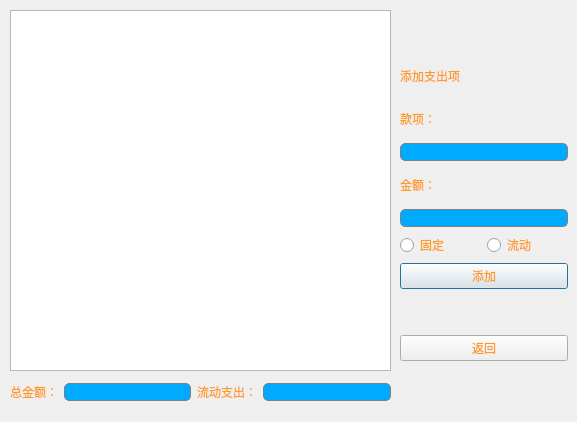
<?xml version="1.0" encoding="UTF-8"?>
<ui version="4.0">
 <class>finance</class>
 <widget class="QDialog" name="finance">
  <property name="geometry">
   <rect>
    <x>0</x>
    <y>0</y>
    <width>577</width>
    <height>422</height>
   </rect>
  </property>
  <property name="minimumSize">
   <size>
    <width>577</width>
    <height>422</height>
   </size>
  </property>
  <property name="maximumSize">
   <size>
    <width>577</width>
    <height>422</height>
   </size>
  </property>
  <property name="windowTitle">
   <string>Dialog</string>
  </property>
  <property name="styleSheet">
   <string notr="true">color: rgb(255, 154, 38);
background-image: url(:/resource/photo/Resource/2.jpg);
</string>
  </property>
  <widget class="QLabel" name="label_2">
   <property name="geometry">
    <rect>
     <x>400</x>
     <y>60</y>
     <width>111</width>
     <height>31</height>
    </rect>
   </property>
   <property name="layoutDirection">
    <enum>Qt::LeftToRight</enum>
   </property>
   <property name="styleSheet">
    <string notr="true">font: 14pt &quot;楷体&quot;;</string>
   </property>
   <property name="text">
    <string>添加支出项</string>
   </property>
  </widget>
  <widget class="QTableView" name="tableView">
   <property name="geometry">
    <rect>
     <x>10</x>
     <y>10</y>
     <width>381</width>
     <height>361</height>
    </rect>
   </property>
  </widget>
  <widget class="QWidget" name="layoutWidget">
   <property name="geometry">
    <rect>
     <x>400</x>
     <y>100</y>
     <width>168</width>
     <height>261</height>
    </rect>
   </property>
   <layout class="QVBoxLayout" name="verticalLayout">
    <item>
     <widget class="QLabel" name="label">
      <property name="styleSheet">
       <string notr="true">font: 12pt &quot;仿宋&quot;;</string>
      </property>
      <property name="text">
       <string>款项：</string>
      </property>
     </widget>
    </item>
    <item>
     <widget class="QLineEdit" name="lineEdit_name">
      <property name="styleSheet">
       <string notr="true">border: 1px solid gray;border-radius:5px; 
padding: 0px 10px 0px 10px;
font: 12pt &quot;仿宋&quot;;
background:rgb(0, 170, 255);
selection-background-color: darkgray;
</string>
      </property>
     </widget>
    </item>
    <item>
     <widget class="QLabel" name="label_5">
      <property name="styleSheet">
       <string notr="true">font: 12pt &quot;仿宋&quot;;</string>
      </property>
      <property name="text">
       <string>金额：</string>
      </property>
     </widget>
    </item>
    <item>
     <widget class="QLineEdit" name="lineEdit_numer">
      <property name="styleSheet">
       <string notr="true">border: 1px solid gray;border-radius:5px; 
padding: 0px 10px 0px 10px;
font: 12pt &quot;仿宋&quot;;
background:rgb(0, 170, 255);
selection-background-color: darkgray;
</string>
      </property>
     </widget>
    </item>
    <item>
     <layout class="QHBoxLayout" name="horizontalLayout">
      <item>
       <widget class="QRadioButton" name="radioButton_station">
        <property name="styleSheet">
         <string notr="true">font: 12pt &quot;仿宋&quot;;</string>
        </property>
        <property name="text">
         <string>固定</string>
        </property>
       </widget>
      </item>
      <item>
       <widget class="QRadioButton" name="radioButton_positive">
        <property name="styleSheet">
         <string notr="true">font: 12pt &quot;仿宋&quot;;</string>
        </property>
        <property name="text">
         <string>流动</string>
        </property>
       </widget>
      </item>
     </layout>
    </item>
    <item>
     <widget class="QPushButton" name="pushButton_add">
      <property name="styleSheet">
       <string notr="true">font: 12pt &quot;仿宋&quot;;</string>
      </property>
      <property name="text">
       <string>添加</string>
      </property>
     </widget>
    </item>
    <item>
     <spacer name="verticalSpacer">
      <property name="orientation">
       <enum>Qt::Vertical</enum>
      </property>
      <property name="sizeType">
       <enum>QSizePolicy::Fixed</enum>
      </property>
      <property name="sizeHint" stdset="0">
       <size>
        <width>20</width>
        <height>40</height>
       </size>
      </property>
     </spacer>
    </item>
    <item>
     <widget class="QPushButton" name="pushButton_back">
      <property name="styleSheet">
       <string notr="true">font: 12pt &quot;仿宋&quot;;</string>
      </property>
      <property name="text">
       <string>返回</string>
      </property>
     </widget>
    </item>
   </layout>
  </widget>
  <widget class="QWidget" name="">
   <property name="geometry">
    <rect>
     <x>10</x>
     <y>380</y>
     <width>381</width>
     <height>24</height>
    </rect>
   </property>
   <layout class="QHBoxLayout" name="horizontalLayout_4">
    <item>
     <layout class="QHBoxLayout" name="horizontalLayout_2">
      <item>
       <widget class="QLabel" name="label_3">
        <property name="styleSheet">
         <string notr="true">font: 12pt &quot;仿宋&quot;;</string>
        </property>
        <property name="text">
         <string>总金额：</string>
        </property>
       </widget>
      </item>
      <item>
       <widget class="QLineEdit" name="lineEdit_sum">
        <property name="styleSheet">
         <string notr="true">border: 1px solid gray;border-radius:5px; 
padding: 0px 10px 0px 10px;
font: 12pt &quot;仿宋&quot;;
background:rgb(0, 170, 255);
selection-background-color: darkgray;
</string>
        </property>
        <property name="readOnly">
         <bool>true</bool>
        </property>
       </widget>
      </item>
     </layout>
    </item>
    <item>
     <layout class="QHBoxLayout" name="horizontalLayout_3">
      <item>
       <widget class="QLabel" name="label_4">
        <property name="styleSheet">
         <string notr="true">font: 12pt &quot;仿宋&quot;;</string>
        </property>
        <property name="text">
         <string>流动支出：</string>
        </property>
       </widget>
      </item>
      <item>
       <widget class="QLineEdit" name="lineEdit_liquid">
        <property name="styleSheet">
         <string notr="true">border: 1px solid gray;border-radius:5px; 
padding: 0px 10px 0px 10px;
font: 12pt &quot;仿宋&quot;;
background:rgb(0, 170, 255);
selection-background-color: darkgray;
</string>
        </property>
        <property name="readOnly">
         <bool>true</bool>
        </property>
       </widget>
      </item>
     </layout>
    </item>
   </layout>
  </widget>
 </widget>
 <resources/>
 <connections/>
</ui>
